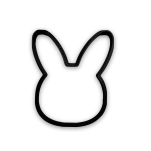
#> input picture tavsan.png, 151 x 151 px
$ python enes.py
#> lines starting #> are read from the running program, lines starting #| are printed output that depends on the picture
"""import random
import matplotlib.pyplot as plt
import numpy as np
import cv2
from skimage.metrics import structural_similarity as ssim
from PIL import Image, ImageDraw
import os


#this function takes a crmoseme as a parameter and creates an image of drawing with the input image
def polar_grafik_ciz(dizi,input_image_path,iterasyon=0):

    aggregate = "k_"

    k_image_path = aggregate + input_image_path

    #reads the image
    input_image = Image.open(k_image_path)

    combined_image = input_image.copy()

    #Creates an object for drawing given image
    draw = ImageDraw.Draw(combined_image)

    #get the sizes of image
    width, height = input_image.size

    #coorinates of the center
    center_x = width / 2
    center_y = height / 2

    radius = min(width, height) / 2

    #draws an ellipse on input_image
    draw.ellipse((center_x - radius, center_y - radius, center_x + radius, center_y + radius), outline='red')

    #takes every two sequential value in the array and draw a line calculating the coordinates using trigo functions
    for i in range(len(dizi) - 1):
        start_deg = dizi[i]
        end_deg = dizi[(i + 1) % 360]  # Wrap around to the first point

        start_point = (center_x + radius * np.cos(np.radians(start_deg)),
                       center_y + radius * np.sin(np.radians(start_deg)))

        end_point = (center_x + radius * np.cos(np.radians(end_deg)),
                     center_y + radius * np.sin(np.radians(end_deg)))

        draw.line([start_point, end_point], fill="blue", width=2)

    parts = input_image_path.split(".")
    folder_name = parts[0]

    combined_image.save(f"{folder_name}/output{iterasyon}.png")


def plot_polar_graph(ax, angles, lines):
    for j in range(lines):
        start_angle = np.deg2rad(angles[j])
        end_angle = np.deg2rad(angles[(j + 1) % lines])
        x = [start_angle, end_angle]
        y = [1, 1]
        ax.plot(x, y, color='black', linewidth=1)
    ax.set_ylim(0, 1)
    ax.set_yticklabels([])
    ax.grid(False)
    ax.set_xticks([])
    ax.spines['polar'].set_visible(False)

def calculate_fitness(kromozom, num_points, input_img):

    resim2 = cv2.imread(input_img, cv2.IMREAD_GRAYSCALE)

    width, height = resim2.shape

    circle_radius = np.sqrt(width ** 2 + height ** 2) / 2
    center_x = width / 2
    center_y = height / 2
    angles = np.linspace(0, 2 * np.pi, num_points, endpoint=False)
    points_on_circle = [(center_x + circle_radius * np.cos(angle), center_y + circle_radius * np.sin(angle)) for angle in angles]

    solution_img = Image.new('L', (width, height), color=255)

    for i in range(len(kromozom) - 1):
        start_point = points_on_circle[kromozom[i] - 1]
        end_point = points_on_circle[kromozom[i + 1] - 1]
        draw = ImageDraw.Draw(solution_img)
        draw.line([start_point, end_point], fill=0, width=1)


    solution_img = solution_img.resize((width, height))
    solution_img.save("try.png")


    solution_array = np.array(solution_img)

    reference_array = np.array(resim2)
    return ssim(solution_array, reference_array)

def fonkhesap(all_generation, points_of_generation, num_of_pop, input_image_path):

    for i in range(num_of_pop):
        benzerlik_orani = calculate_fitness(all_generation[i], 360, input_image_path)
        points_of_generation[i] = benzerlik_orani

def crossover(dizi1, dizi2):
    uzunluk = len(dizi1)
    yeni_dizi = np.zeros(uzunluk)

    # Çaprazlama noktasını rastgele seç
    caprazlama_noktasi = np.random.randint(1, uzunluk)

    # Eşit olmadığı sürece rastgele seç
    while dizi1[caprazlama_noktasi - 2] == dizi2[caprazlama_noktasi - 1]:
        caprazlama_noktasi = np.random.randint(1, uzunluk)

    # Yeni diziyi oluşturma
    yeni_dizi[:caprazlama_noktasi] = dizi1[:caprazlama_noktasi]
    yeni_dizi[caprazlama_noktasi:] = dizi2[caprazlama_noktasi:]

    return yeni_dizi

#crossover icin secilecel olan kromozomlarin secimi icin kullanilan fonksiyon
#siralama secimi rulet tekeri
def rastgele_sec(dizi,num_of_pop):

    sorted_array = np.sort(dizi)

    new_fitness_values = np.arange(1,len(sorted_array) + 1)

    probabilities = new_fitness_values / np.sum(new_fitness_values)

    cumulative_sum_probabilities = np.cumsum(probabilities)

    #a number between 0-1
    random_probability = random.random()

    index = 0
    #find the slot where random number hits
    for i in range(len(cumulative_sum_probabilities)):
        if(random_probability >= cumulative_sum_probabilities[i]):
            index = i + 1

    value = sorted_array[index]
    returned_index = np.where(dizi == value)[0][0]

    return returned_index

def degisiklik_yap(dizi,mutation_rate):
    # 0.05 olasılıkla her bir elemanı değiştirelim
    for k in range(num_of_pop):
        for l in range(num_of_cromosome):
            if np.random.rand() < mutation_rate:
                # Değiştirilecek yeni değeri 0 ile 360 arasında rastgele seçelim
                yeni_deger = random.randint(0, 360)

                if ((l != 0 and yeni_deger != dizi[k][l - 1]) or l == 0):
                    dizi[k][l] = yeni_deger

    return dizi


input_image_path = "kare.png"

num_of_pop = 300
num_of_cromosome = 50
num_of = 0
mutation_rate = 0.01
total_iteration_number = 300
all_generation = np.random.randint(0, 359, size=(num_of_pop, num_of_cromosome), dtype=int)

parts = input_image_path.split(".")
folder_name = parts[0]

folder_path = folder_name
os.makedirs(folder_path)

mean_s = []
max_values = []
# 50x360 boyutunda rastgele değerler içeren bir dizi oluştur

for i in range(num_of_pop):
    for j in range(num_of_cromosome):
        deger = random.randint(0, 360)
        if (j != 0):
            while (deger == all_generation[i][j - 1]):
                deger = random.randint(0, 360)
        all_generation[i][j] = deger

points_of_generation = np.zeros(num_of_pop)
iterasyon = 1
while (np.max(points_of_generation) < 0.9 and num_of < total_iteration_number):

    fonkhesap(all_generation, points_of_generation, num_of_pop, input_image_path)
    num_of = num_of + 1
    tmp_all_generation = all_generation

    for i in range(num_of_pop):
        ilk = rastgele_sec(points_of_generation,num_of_pop)
        iki = rastgele_sec(points_of_generation,num_of_pop)
        yedekyedek = crossover(all_generation[ilk], all_generation[iki])
        tmp_all_generation[i] = yedekyedek

    all_generation = tmp_all_generation
    all_generation = degisiklik_yap(all_generation,mutation_rate)


    max_index = np.argmax(points_of_generation)  # argmax en buyuk elemanın indexini dondurur
    print(iterasyon)
    print("max index = " + str(max_index))
    print("deger " + str(points_of_generation[max_index]))
    mean = np.mean(points_of_generation)

    mean_s.append(mean)#baslangıc burada
    max_values.append(points_of_generation[max_index])

    print("mean" + str(mean))
    iterasyon = iterasyon + 1
    # print(all_generation[max_index])
    if (num_of % 10 == 0):
        polar_grafik_ciz(all_generation[max_index], input_image_path, num_of)

fig, axs = plt.subplots(2, figsize=(8, 6))  # 2 satır, 1 sütunlu bir alt grafik düzeni

# Mean grafiğini oluştur
axs[0].plot(mean_s, color='blue', marker='o', linestyle='-', label='Mean Values')
axs[0].set_xlabel('Index')  # X ekseni etiketi
axs[0].set_ylabel('Mean Values')  # Y ekseni etiketi
axs[0].set_title('Mean Values by Index')  # Grafiğin başlığı
axs[0].legend()  # Gösterilen verilerin açıklamalarını ekle
axs[0].grid(True)  # Izgarayı göster

# Max values grafiğini oluştur
axs[1].plot(max_values, color='red', marker='s', linestyle='--', label='Max Values')
axs[1].set_xlabel('Index')  # X ekseni etiketi
axs[1].set_ylabel('Max Values')  # Y ekseni etiketi
axs[1].set_title('Max Values by Index')  # Grafiğin başlığı
axs[1].legend()  # Gösterilen verilerin açıklamalarını ekle
axs[1].grid(True)  # Izgarayı göster

plt.tight_layout()  # Grafikler arasındaki boşluğu ayarla
plt.show()  # Grafikleri göster"""


import random
import matplotlib.pyplot as plt
import numpy as np
import cv2
from skimage.metrics import structural_similarity as ssim
from skimage.metrics import structural_similarity as ssim
from skimage import io
from PIL import Image, ImageDraw
import os


#this function takes a crmoseme as a parameter and creates an image of drawing with the input image
# [57 lines left out: functions polar_grafik_ciz, plot_polar_graph, not called in this run]

def calculate_fitness(kromozom, num_points, input_img):
    resim2 = cv2.imread(input_img, cv2.IMREAD_GRAYSCALE)

    width, height = resim2.shape

    circle_radius = np.sqrt(width ** 2 + height ** 2) / 2
    center_x = width / 2
    center_y = height / 2
    angles = np.linspace(0, 2 * np.pi, num_points, endpoint=False)
    points_on_circle = [(center_x + circle_radius * np.cos(angle), center_y + circle_radius * np.sin(angle)) for angle in angles]

    solution_img = Image.new('L', (width, height), color=255)

    for i in range(len(kromozom) - 1):
        start_point = points_on_circle[kromozom[i] - 1]
        end_point = points_on_circle[kromozom[i + 1] - 1]
        draw = ImageDraw.Draw(solution_img)
        draw.line([start_point, end_point], fill=0, width=1)

    solution_img = solution_img.resize((width, height))
    solution_img.save("try.png")

    solution_array = np.array(solution_img).flatten()

    reference_array = np.array(resim2).flatten()
    korelasyon_katsayisi = np.corrcoef(solution_array, reference_array)[0, 1]
    return korelasyon_katsayisi

def fonkhesap(all_generation, points_of_generation, num_of_pop, input_image_path):

    for i in range(num_of_pop):
        benzerlik_orani = calculate_fitness(all_generation[i], 360, input_image_path)
        points_of_generation[i] = benzerlik_orani

# [55 lines left out: functions crossover, rastgele_sec, degisiklik_yap, not called in this run]

input_image_path = "tavsan.png"

num_of_pop = 600
num_of_cromosome = 50
num_of = 0
mutation_rate = 0.01
total_iteration_number = 300
all_generation = np.random.randint(0, 359, size=(num_of_pop, num_of_cromosome), dtype=int)

parts = input_image_path.split(".")
folder_name = parts[0]

folder_path = folder_name
os.makedirs(folder_path)

mean_s = []
max_values = []


for i in range(num_of_pop):
    for j in range(num_of_cromosome):
        deger = random.randint(0, 360)
        if (j != 0):
            while (deger == all_generation[i][j - 1]):
                deger = random.randint(0, 360)
        all_generation[i][j] = deger

points_of_generation = np.zeros(num_of_pop)
iterasyon = 1
while (num_of < total_iteration_number):

    fonkhesap(all_generation, points_of_generation, num_of_pop, input_image_path)
#> in calculate_fitness, `solution_img = Image.new('L', (width, height), color=255)`: solution_img: PIL image 151x151 L; every value is 255
#> after the loop in calculate_fitness, `for i in range(len(kromozom) - 1):`:
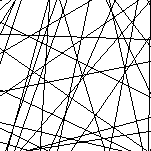
#> solution_img: PIL image 151x151 L; 85.7% white; black in thin lines or dots
#> in calculate_fitness, `korelasyon_katsayisi = np.corrcoef(solution_array, reference_array)[0,..`: korelasyon_katsayisi = -0.0056
    num_of = num_of + 1
    tmp_all_generation = all_generation

    for i in range(num_of_pop):
        ilk = rastgele_sec(points_of_generation,num_of_pop)
        iki = rastgele_sec(points_of_generation,num_of_pop)
        yedekyedek = crossover(all_generation[ilk], all_generation[iki])
        tmp_all_generation[i] = yedekyedek

    all_generation = tmp_all_generation
    all_generation = degisiklik_yap(all_generation,mutation_rate)


    max_index = np.argmax(points_of_generation)  # argmax en buyuk elemanın indexini dondurur
    print(iterasyon)
    print("max index = " + str(max_index))
    print("deger " + str(points_of_generation[max_index]))
    mean = np.mean(points_of_generation)

    mean_s.append(mean)#baslangıc burada
    max_values.append(points_of_generation[max_index])

    print("mean" + str(mean))
    iterasyon = iterasyon + 1
    # print(all_generation[max_index])
    if (num_of % 10 == 0):
        polar_grafik_ciz(all_generation[max_index], input_image_path, num_of)

fig, axs = plt.subplots(2, figsize=(8, 6))  # 2 satır, 1 sütunlu bir alt grafik düzeni

# Mean grafiğini oluştur
axs[0].plot(mean_s, color='blue', marker='o', linestyle='-', label='Mean Values')
axs[0].set_xlabel('Index')  # X ekseni etiketi
axs[0].set_ylabel('Mean Values')  # Y ekseni etiketi
axs[0].set_title('Mean Values by Index')  # Grafiğin başlığı
axs[0].legend()  # Gösterilen verilerin açıklamalarını ekle
axs[0].grid(True)  # Izgarayı göster

# Max values grafiğini oluştur
axs[1].plot(max_values, color='red', marker='s', linestyle='--', label='Max Values')
axs[1].set_xlabel('Index')  # X ekseni etiketi
axs[1].set_ylabel('Max Values')  # Y ekseni etiketi
axs[1].set_title('Max Values by Index')  # Grafiğin başlığı
axs[1].legend()  # Gösterilen verilerin açıklamalarını ekle
axs[1].grid(True)  # Izgarayı göster

plt.tight_layout()  # Grafikler arasındaki boşluğu ayarla
plt.show()  # Grafikleri göster
